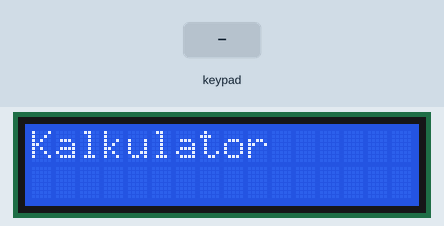
This sketch was run on a simulated Arduino Uno, built with avr-gcc and run on an emulated ATmega328P. Parts: 16×2 character LCD. The test bench sets the inputs (shaded band).

Above: at 1.2 s.
1.3 s: keypad keys 7 + 5 = pressed 0.4 s apart
At 3.5 s:
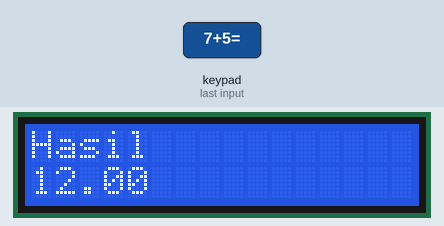
4.4 s: key 'C' pressed
At 5.6 s:
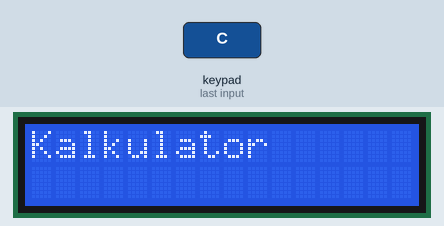
5.9 s: key '*' pressed
At 6.8 s:
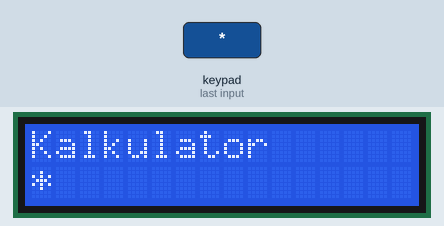
7.4 s: keypad keys 9 8 7 6 * pressed 0.4 s apart
At 10.3 s:
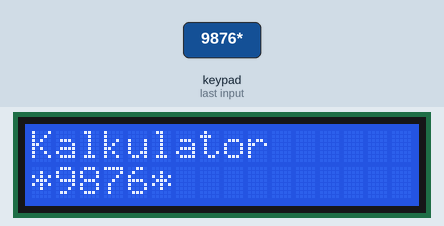
10.9 s: key '+' pressed
At 12.0 s:
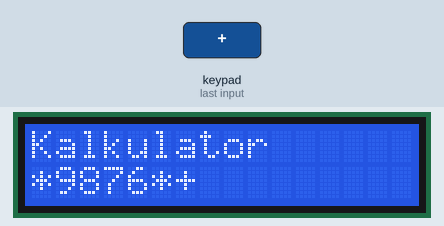
12.4 s: keypad keys 5 4 3 2 * pressed 0.4 s apart
At 14.3 s:
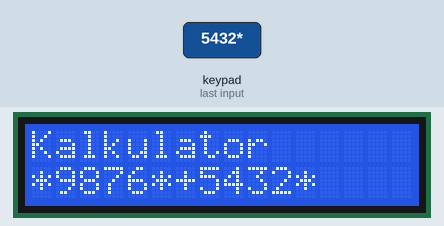
Timing chart, 0 to 15.8 s (numbered marks = the images above; inputs shaded):
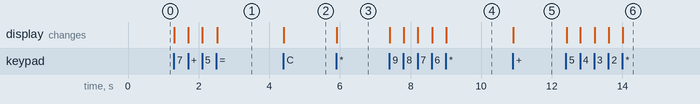

The sketch:

SK_1.ino
```cpp
//Praktikum 3
//SK 1

#include <Wire.h>
#include <LiquidCrystal_I2C.h>
#include <Keypad.h>

LiquidCrystal_I2C lcd(0x27, 16, 2);
const byte ROWS = 4;
const byte COLS = 4;
char keys[ROWS][COLS] = {
  {'1', '4', '7', 'C'},
  {'2', '5', '8', '0'},
  {'3', '6', '9', '='},
  {'+', '-', '*', '/'}
};
byte rowPins[ROWS] = {9, 8, 7, 6};
byte colPins[COLS] = {5, 4, 3, 2};
Keypad keypad = Keypad( makeKeymap(keys), rowPins, colPins, ROWS, COLS );

String inputString = "";
bool newData = false;
float operand1 = 0;
float operand2 = 0;
char operatorChar = ' ';
float result = 0;
bool resultCalculated = false;

void setup() {
  lcd.init();
  lcd.backlight();
  lcd.setCursor(0, 0);
  lcd.print("Kalkulator");
  lcd.setCursor(0, 1);
  lcd.print("");
}

void loop() {
  char key = keypad.getKey();
  if (key != NO_KEY) {
    if (key == 'C') { // Clear input
      inputString = "";
      resultCalculated = false;
      lcd.clear();
      lcd.setCursor(0, 0);
      lcd.print("Kalkulator");
      lcd.setCursor(0, 1);
      lcd.print("");
    } else if (key == '=') { // Calculate result
      if (!resultCalculated) {
        if (parseEquation()) {
          result = calculateResult(operand1, operatorChar, operand2);
          lcd.clear();
          lcd.setCursor(0, 0);
          lcd.print("Hasil");
          lcd.setCursor(0, 1);
          lcd.print(result);
          resultCalculated = true;
        } else {
          lcd.setCursor(0, 1); // Set the cursor back to the input line
          lcd.print("");
        }
        inputString = "";
      }
    } else {
      if (!resultCalculated) {
        inputString += key;
        lcd.setCursor(0, 1); // Set the cursor to the input line
        lcd.print(inputString);
      }
    }
  }
}

bool parseEquation() {
  int operatorIndex = -1;
  for (int i = 0; i < inputString.length(); i++) {
    if (inputString[i] == '+' || inputString[i] == '-' || inputString[i] == '*' || inputString[i] == '/') {
      operatorChar = inputString[i];
      operatorIndex = i;
      break;
    }
  }

  if (operatorIndex == -1) {
    return false;
  }

  String operand1Str = inputString.substring(0, operatorIndex);
  String operand2Str = inputString.substring(operatorIndex + 1);

  operand1 = operand1Str.toFloat();
  operand2 = operand2Str.toFloat();
  return true;
}

float calculateResult(float a, char op, float b) {
  switch (op) {
    case '+':
      return a + b;
    case '-':
      return a - b;
    case '*':
      return a * b;
    case '/':
      if (b != 0) {
        return a / b;
      }
      break;
  }
  return 0; // Error or division by zero
}
```

Measured:
- after the input at 1.3 s, the display: first changes at once (image 1 shows a later state)
- after the input at 4.4 s, the display: changes at once (image 2)
- after the input at 5.9 s, the display: changes at once (image 3)
- after the input at 7.4 s, the display: first changes at once (image 4 shows a later state)
- after the input at 10.9 s, the display: changes at once (image 5)
- after the input at 12.4 s, the display: first changes at once (image 6 shows a later state)
